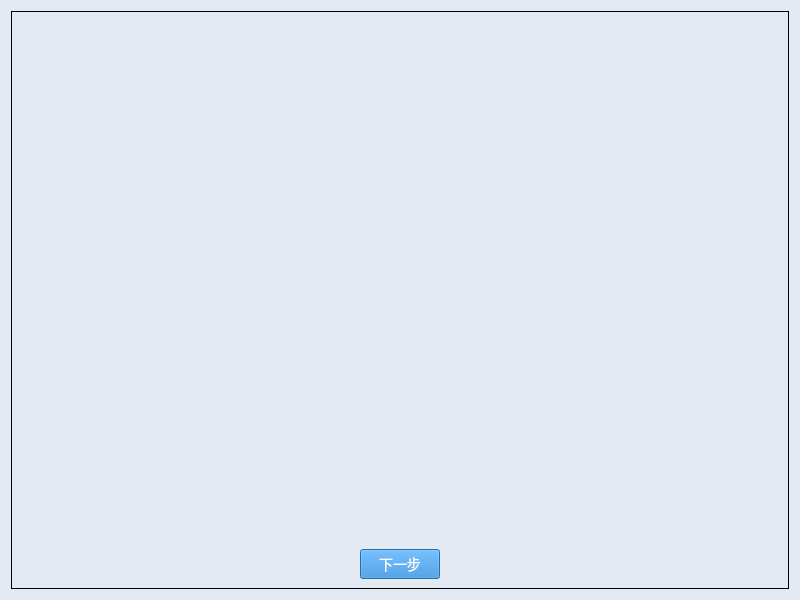
<?xml version="1.0" encoding="UTF-8"?>
<ui version="4.0">
 <class>Dialog</class>
 <widget class="QDialog" name="Dialog">
  <property name="geometry">
   <rect>
    <x>0</x>
    <y>0</y>
    <width>800</width>
    <height>600</height>
   </rect>
  </property>
  <property name="font">
   <font>
    <family>Microsoft YaHei</family>
    <pointsize>14</pointsize>
   </font>
  </property>
  <property name="windowTitle">
   <string>Dialog</string>
  </property>
  <property name="styleSheet">
   <string notr="true">QDialog{
background-color:#E3EAF4;
margin-top:10px;
}
QLabel{
font-size:14px;
font-family:Microsoft YaHei;
background-color:#E3EAF4;
}
QGroupBox{
font-size:14px;
font-family:Microsoft YaHei;
border:1px solid rgb(0, 0, 0);
background-color:#E3EAF4;
}
QPushButton{
background-color:#2884D8;
color: #FFFFFF;
font-size:14px;
font-family:Microsoft YaHei;
}
QTextBrowser{
border-width:0;
border-style:outset;
background-color:#E3EAF4;
}
QGraphicsView{
background-color:#E3EAF4;
border-width:0;
border-style:outset;
}</string>
  </property>
  <layout class="QGridLayout" name="gridLayout_2">
   <item row="0" column="0">
    <widget class="QGroupBox" name="groupBox">
     <property name="title">
      <string/>
     </property>
     <layout class="QGridLayout" name="gridLayout_3">
      <item row="0" column="0">
       <layout class="QVBoxLayout" name="verticalLayout" stretch="2,9,1">
        <item>
         <widget class="QTextBrowser" name="textBrowser_contents"/>
        </item>
        <item>
         <widget class="QLabel" name="label_img">
          <property name="text">
           <string/>
          </property>
         </widget>
        </item>
        <item>
         <layout class="QGridLayout" name="gridLayout">
          <item row="0" column="1">
           <widget class="QPushButton" name="pushButton_1">
            <property name="text">
             <string>下一步</string>
            </property>
           </widget>
          </item>
          <item row="0" column="2">
           <spacer name="horizontalSpacer_2">
            <property name="orientation">
             <enum>Qt::Horizontal</enum>
            </property>
            <property name="sizeHint" stdset="0">
             <size>
              <width>40</width>
              <height>20</height>
             </size>
            </property>
           </spacer>
          </item>
          <item row="0" column="0">
           <spacer name="horizontalSpacer">
            <property name="orientation">
             <enum>Qt::Horizontal</enum>
            </property>
            <property name="sizeHint" stdset="0">
             <size>
              <width>40</width>
              <height>20</height>
             </size>
            </property>
           </spacer>
          </item>
         </layout>
        </item>
       </layout>
      </item>
     </layout>
    </widget>
   </item>
  </layout>
 </widget>
 <resources>
  <include location="iconQrc.qrc"/>
 </resources>
 <connections/>
</ui>
